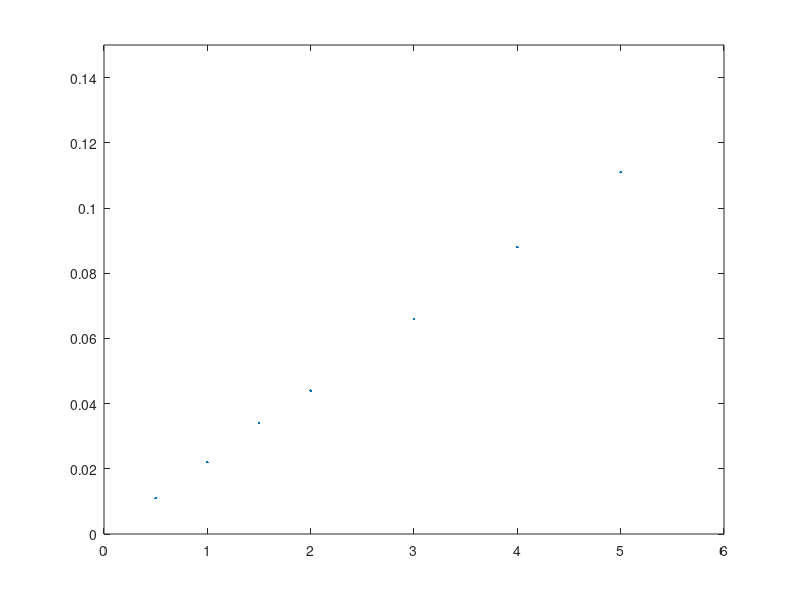

The MATLAB script that drew this image: (Note: this script raises an error after producing the figure.)
x=[0.5 1.0 1.5 2.0 3.0 4.0 5.0];
y=[0.011 0.022 0.034 0.044 0.066 0.088 0.111];
plot(x,y,'.');
axis([0 6 0 0.15]);
hold on;
f=fit(x',y','poly1')
plot(f);
ylabel('A');
xlabel('V');
hold off;